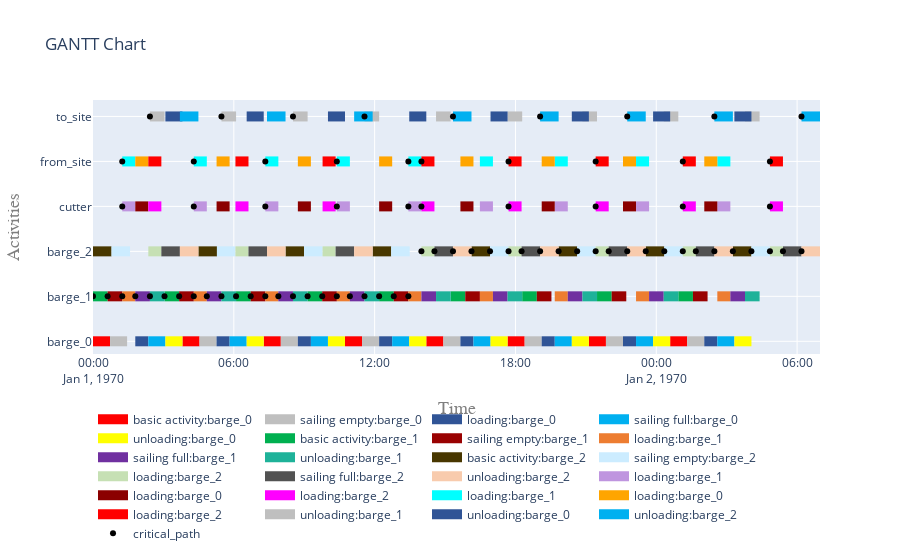

The cell this chart's notebook holds for it:
### Code cell
# and plot(ly)
my_log_object = SuperLog(df_superlog)
my_log_object.make_gantt_plotly()
